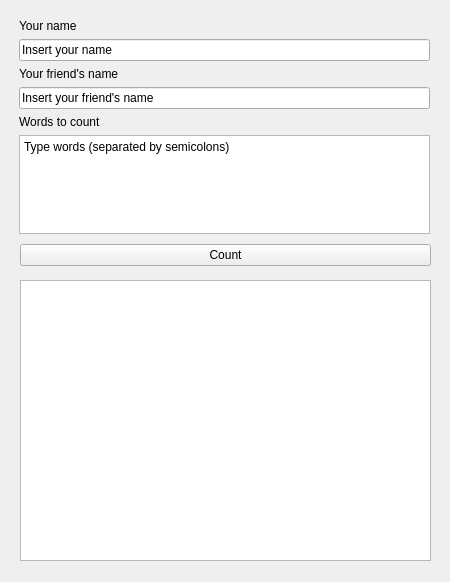
<?xml version="1.0" encoding="UTF-8"?>
<ui version="4.0">
 <class>MainWindow</class>
 <widget class="QMainWindow" name="MainWindow">
  <property name="geometry">
   <rect>
    <x>0</x>
    <y>0</y>
    <width>450</width>
    <height>582</height>
   </rect>
  </property>
  <property name="sizePolicy">
   <sizepolicy hsizetype="Fixed" vsizetype="Fixed">
    <horstretch>0</horstretch>
    <verstretch>0</verstretch>
   </sizepolicy>
  </property>
  <property name="windowTitle">
   <string>facebook messages word counter</string>
  </property>
  <widget class="QWidget" name="centralwidget">
   <property name="enabled">
    <bool>true</bool>
   </property>
   <widget class="QWidget" name="gridLayoutWidget">
    <property name="geometry">
     <rect>
      <x>19</x>
      <y>19</y>
      <width>411</width>
      <height>215</height>
     </rect>
    </property>
    <layout class="QGridLayout" name="gridLayout">
     <item row="3" column="0">
      <widget class="QLineEdit" name="yourFriendsNameInput">
       <property name="text">
        <string>Insert your friend's name</string>
       </property>
      </widget>
     </item>
     <item row="0" column="0">
      <widget class="QLabel" name="label">
       <property name="text">
        <string>Your name</string>
       </property>
      </widget>
     </item>
     <item row="5" column="0">
      <widget class="QPlainTextEdit" name="wordsInput">
       <property name="plainText">
        <string>Type words (separated by semicolons)</string>
       </property>
      </widget>
     </item>
     <item row="1" column="0">
      <widget class="QLineEdit" name="yourNameInput">
       <property name="text">
        <string>Insert your name</string>
       </property>
      </widget>
     </item>
     <item row="2" column="0">
      <widget class="QLabel" name="label_2">
       <property name="text">
        <string>Your friend's name</string>
       </property>
      </widget>
     </item>
     <item row="4" column="0">
      <widget class="QLabel" name="label_3">
       <property name="text">
        <string>Words to count</string>
       </property>
      </widget>
     </item>
    </layout>
   </widget>
   <widget class="QWidget" name="horizontalLayoutWidget">
    <property name="geometry">
     <rect>
      <x>20</x>
      <y>240</y>
      <width>411</width>
      <height>31</height>
     </rect>
    </property>
    <layout class="QHBoxLayout" name="horizontalLayout">
     <item>
      <widget class="QPushButton" name="pushButton">
       <property name="text">
        <string>Count</string>
       </property>
      </widget>
     </item>
    </layout>
   </widget>
   <widget class="QTextBrowser" name="output">
    <property name="geometry">
     <rect>
      <x>20</x>
      <y>280</y>
      <width>411</width>
      <height>281</height>
     </rect>
    </property>
   </widget>
   <widget class="QLabel" name="statusBar">
    <property name="geometry">
     <rect>
      <x>20</x>
      <y>560</y>
      <width>411</width>
      <height>21</height>
     </rect>
    </property>
    <property name="font">
     <font>
      <pointsize>8</pointsize>
     </font>
    </property>
    <property name="text">
     <string/>
    </property>
   </widget>
  </widget>
 </widget>
 <resources/>
 <connections/>
</ui>
